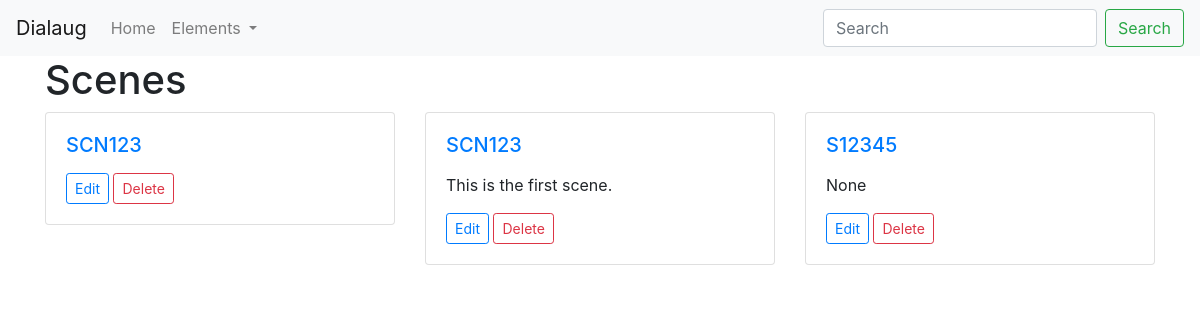
Screenshot of /scenes/ with the database file from the repository.
### scenes/models.py (models this page shows, shortened)
class Scene(models.Model):
    code = models.CharField(max_length = 12, default='')
    description = models.TextField(blank=True, null=True)
    characters = models.ManyToManyField(Character)
    def get_absolute_url(self):
        return reverse('scenes:show-scene', kwargs={'pk': self.id})
    def get_edit_url(self):
        return reverse('scenes:edit-scene', kwargs={'pk': self.id})
    def get_delete_url(self):
        return reverse('scenes:delete-scene', kwargs={'pk': self.id})

### scenes/views.py (the view)
# urls.py: path('', views.IndexView.as_view(), name='index'),
class IndexView(generic.ListView):
    template_name = 'scenes/index.html'
    context_object_name = "scenes"
    def get_queryset(self):
        return Scene.objects.all()

### scenes/templates/scenes/index.html (shortened to what this page needs)
{% extends 'base.html' %}
{% block content %}
    <div class="container">
        <div class="row">
            <div class="col-md-12">
                <h1>Scenes</h1>
                <div class="row">
                    {% for scene in scenes %}
                    <div class="col-md-4">
                        <div class="card">
                            <div class="card-body">
                                <h5 class="card-title"><a href="{{ scene.get_absolute_url }}">{{ scene.code }}</a></h5>
                                <p class="card-text">{{ scene.description }}</p>
                                <a href="{{ scene.get_edit_url }}" class="btn btn-outline-primary btn-sm">Edit</a>
                                <a href="{{ scene.get_delete_url }}" class="btn btn-outline-danger btn-sm">Delete</a>
                            </div>
                        </div>
                        <br>
                    </div>
                    {% endfor %}
                </div>
            </div>
        </div>
    </div>
{% endblock %}

### rows the page displays
Scene: code "SCN123"
Scene: code "SCN123", description "This is the first scene."
Scene: code "S12345", description "None"
